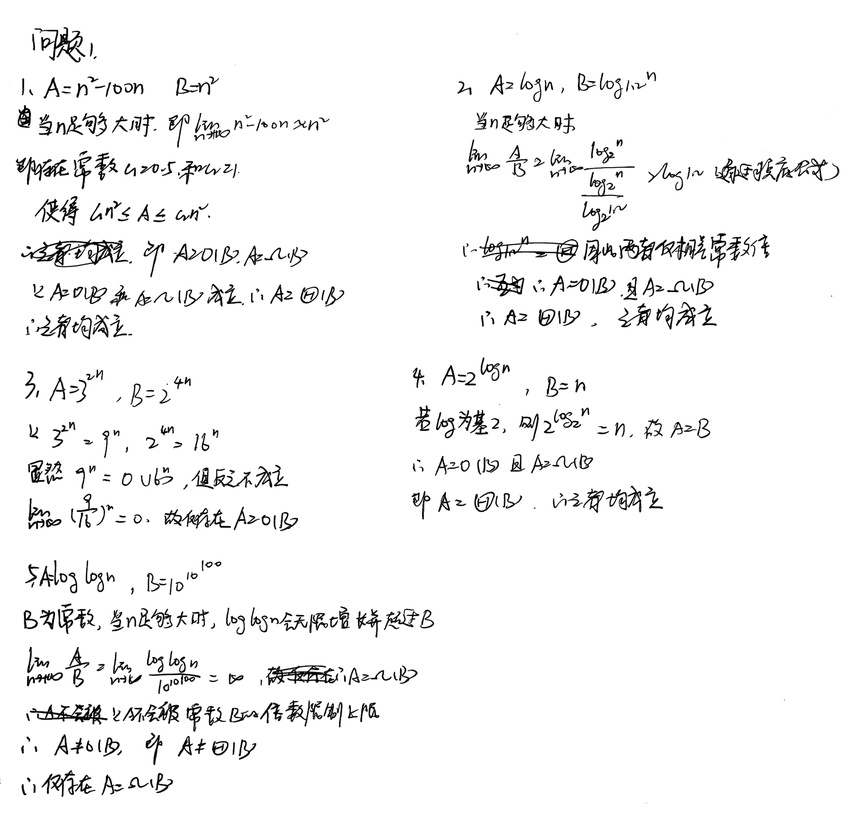
#> input picture fig/h1_1.jpg, 850 x 830 px, shrunk from 3566 x 3484 before the run
$ jupyter execute hw1.ipynb
#> lines starting #> are read from the running program, lines starting #| are printed output that depends on the picture
## algorithm design and anlysis-2025 spring  homework 1
**Deadline**：2025.5.14

**name**:吴志祥

note：
---
1. 带有\*的题目，申请免上课的同学，必须完成，其他同学选作；
2. 请独立完成，如求助了他人或者大模型，请著明，并且不可省略算法分析部分；
4. 如若作答有雷同，全部取消成绩；
3. 需要书面作答的题目，可以通过引用图片的形式添加，但是注意上传项目时包含所引用的图片的源文件；
4. $log_n$ 默认表示$log_2{n}$;

## 问题 1

对于下面的每一对表达式(A, B), A是否能表示为B的 $\Theta, \Omega ,O$形式. 请注意, 这些关系中的零个、一个或多个可能成立。列出所有正确的。经常发生一些学生会,把指示写错, 所以请把关系写完整, 例如: $A = O(B),  A =\Theta(B)$, 或$A = \Omega(B)$。

1. $A=n^2-100n, B=n^2$
2. $A=logn, B=log_{1.2}n$
3. $A=3^{2n}, B=2^{4n}$
4. $A=2^{logn}, B=n$
5. $A=\log{\log}{n},B=10^{10^{100}}$

can refer a handwritten picture, pleas upload the picture in /fig/xxx.png
answer:./fig/h1_1.jpg

[cell 1]
import matplotlib.pyplot as plt
import matplotlib.image as mpimg


img = mpimg.imread("./fig/h1_1.jpg")
#> img is the input picture: shape (830, 850, 3); min 0, max 255, mean 244.3


plt.figure(dpi=200)
plt.imshow(img)
plt.axis("off")
plt.show()

## 问题 2：

假设有函数 $f$ 和 $g$ 使得 $f(n)$ = $O(g(n))$ 对于下面的每一个陈述, 请判断对错, 如果正确请给出证明, 否则请给出一个反例。

1. $\log{f(n)}$ = $O(\log(1+g(n)))$
2. $3^{f(n)}=O(3^{g(n)})$
3. $(f(n))^2=O((g(n))^2)$

you can refer a handwritten picture, pleas upload the picture in /fig/xxx.png
answer:/fig/h1_2.jpg

[cell 2]
import matplotlib.pyplot as plt
import matplotlib.image as mpimg


img = mpimg.imread("./fig/h1_2.jpg")
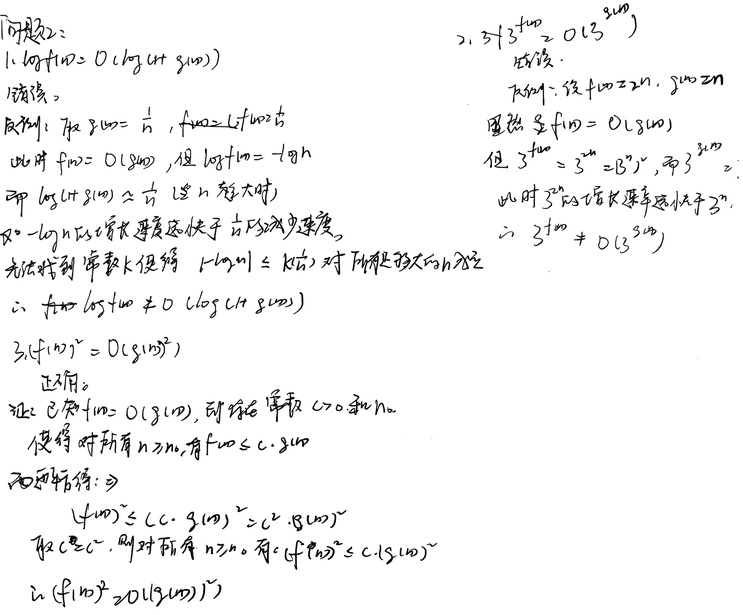
#> input picture fig/h1_2.jpg, 743 x 615 px, shrunk from 3117 x 2580 before the run
#> img is the input picture: shape (615, 743, 3); min 0, max 255, mean 244.5


plt.figure(dpi=200)
plt.imshow(img)
plt.axis("off")
plt.show()

## 问题 3

根据下列递归公式, 计算下列 $T(n)$ 对应的的渐近上界。要求所求的边界尽可能的紧（tight）, 请写明步骤。

1. $T(1)=1; T(n)=T(n/4)+1$ for $n>1$
2. $T(1)=1;T(n)=3T(n/3)+n^2$ for $n>1$
3. $T(1)=1;T(n)=T(2n/3)+1$ for $n>1$
4. $T(1)=1;T(n)=5T(n/4)+n$ for $n>1$
5. $T(n)=1 \ for\ n \le 2 ; T(n)=T(\sqrt{n})+1 \ for \ n>2$

can refer a handwritten picture, pleas upload the picture in /fig/xxx.png
answer:/fig/h1_3.jpg

[cell 3]
import matplotlib.pyplot as plt
import matplotlib.image as mpimg


img = mpimg.imread("./fig/h1_3.jpg")
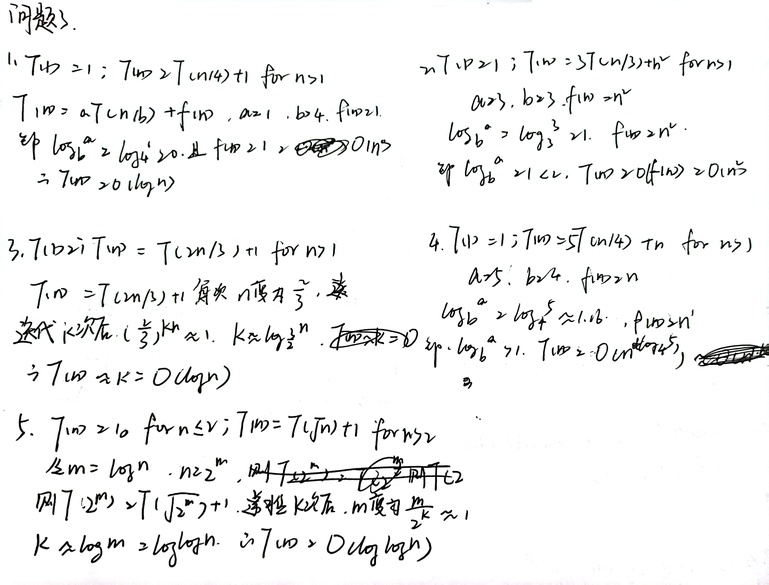
#> input picture fig/h1_3.jpg, 769 x 585 px, shrunk from 3228 x 2456 before the run
#> img is the input picture: shape (585, 769, 3); mean R, G, B 242.4, 242.5, 242.5


plt.figure(dpi=200)
plt.imshow(img)
plt.axis("off")
plt.show()
